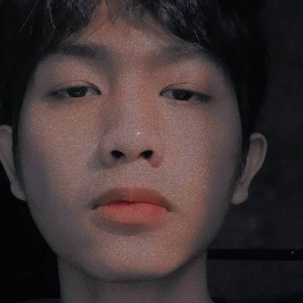
#> input picture CASESTUDY/Faces/Leonardo/Leon.jpg, 303 x 303 px, shrunk from 640 x 640 before the run, found by its file name
$ python faces_train.py
#> lines starting #> are read from the running program, lines starting #| are printed output that depends on the picture
import os
import cv2 as cv
import numpy as np

people =['Leonardo','Christine']

# For variable use later
# p = []
# for i in os.listdir(r'C:\Users\Leon\Desktop\CASESTUDY\Faces'):
    # p.append(i)

DIR = r'C:\Users\Leon\Desktop\CASESTUDY\Faces'
haar_cascade = cv.CascadeClassifier('haar_face.xml')


# this function is used to train the model
features = []
labels = []

def create_train():
    for person in people:
        path = os.path.join(DIR, person)
        label = people.index(person)

        for img in os.listdir(path):
            img_path = os.path.join(path,img)

            img_array =cv.imread(img_path)
#> img_array is the input picture: shape (303, 303, 3); mean B, G, R 53, 52.4, 64.8
            gray =cv.cvtColor(img_array, cv.COLOR_BGR2GRAY)
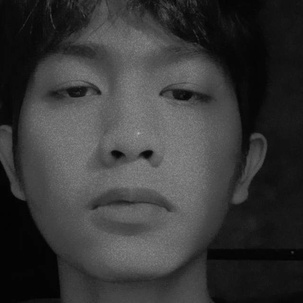
#> gray: shape (303, 303); min 1, max 180, mean 56.2

            face_rect = haar_cascade.detectMultiScale(gray,scaleFactor=1.1, minNeighbors=4)
#> face_rect = [[17, 15, 231, 231]]

            for(x,y,w,h) in face_rect:
                faces_roi=gray[y:y+h,x:x+w]
                features.append(faces_roi)
                labels.append(label)
#> this loop made 1 pass
#> pass 1, in create_train, `faces_roi=gray[y:y+h,x:x+w]`:
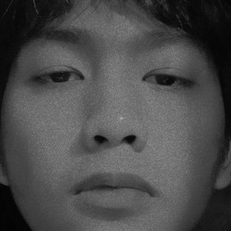
#> faces_roi: shape (231, 231); min 2, max 180, mean 75
#> after the loop, features = 1 item; labels = [0]
#> pass 2 of the loop in create_train, `for person in people:`:
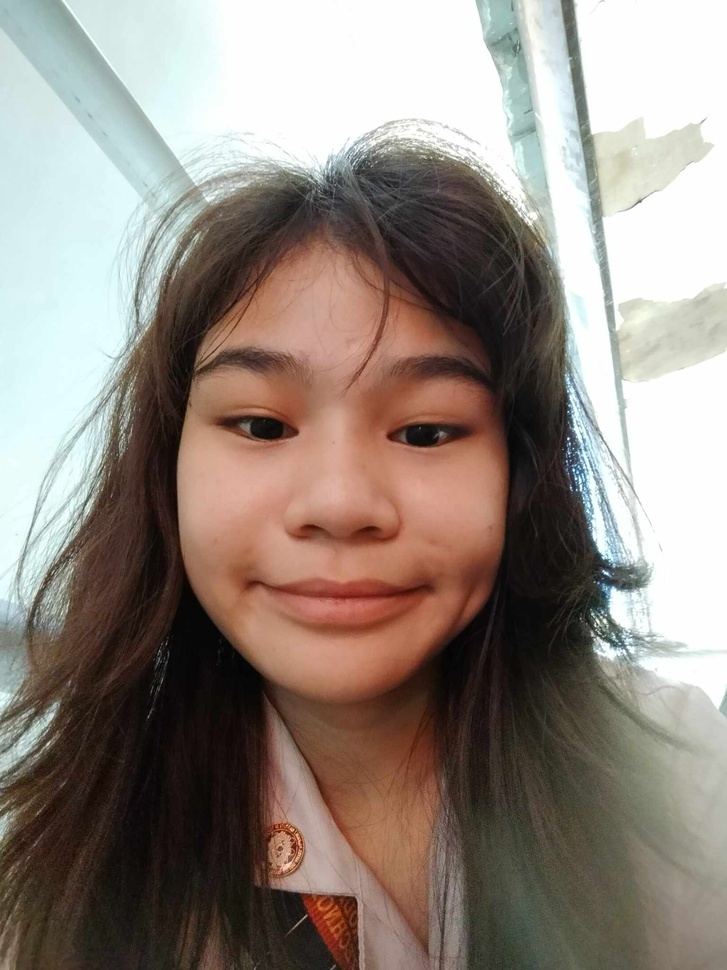
#> input picture CASESTUDY/Faces/Christine/Christine.jpg, 727 x 970 px, shrunk from 1536 x 2048 before the run, found by its file name
#> in create_train, img_array is the input picture: shape (970, 727, 3); mean B, G, R 126.7, 135, 145.8
#> gray: shape (970, 727)
#> face_rect = [[577, 598, 114, 114], [130, 258, 423, 423]]
#> the loop in create_train, `for(x,y,w,h) in face_rect:` made 2 passes
#> pass 1, in create_train, `faces_roi=gray[y:y+h,x:x+w]`:
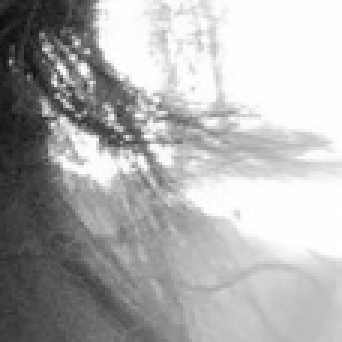
#> faces_roi: shape (114, 114) (shown 3 times larger); min 14, max 255, mean 174.7
#> pass 2, in create_train, `faces_roi=gray[y:y+h,x:x+w]`:
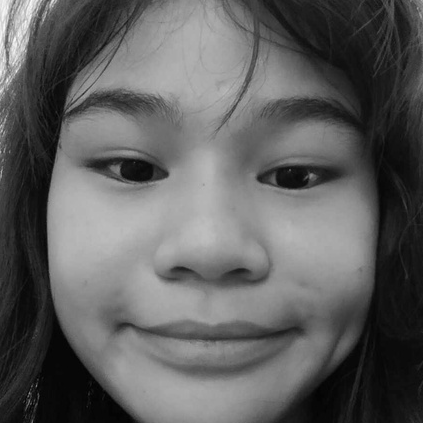
#> faces_roi: shape (423, 423); min 1, max 250, mean 95.3
#> after the loop in create_train, `for(x,y,w,h) in face_rect:`: features = 3 items; labels = [0, 1, 1]

create_train()
print('Training Done -----------------------------')

features = np.array(features, dtype='object')
labels = np.array(labels)
#creating the recognizer

face_recognizer =cv.face.LBPHFaceRecognizer_create()

#Training the Recognizer on the feature list and label list

face_recognizer.train(features,labels)

face_recognizer.save('face_trained.yml')
np.save('features.npy', features)
np.save('labels.npy', labels)
